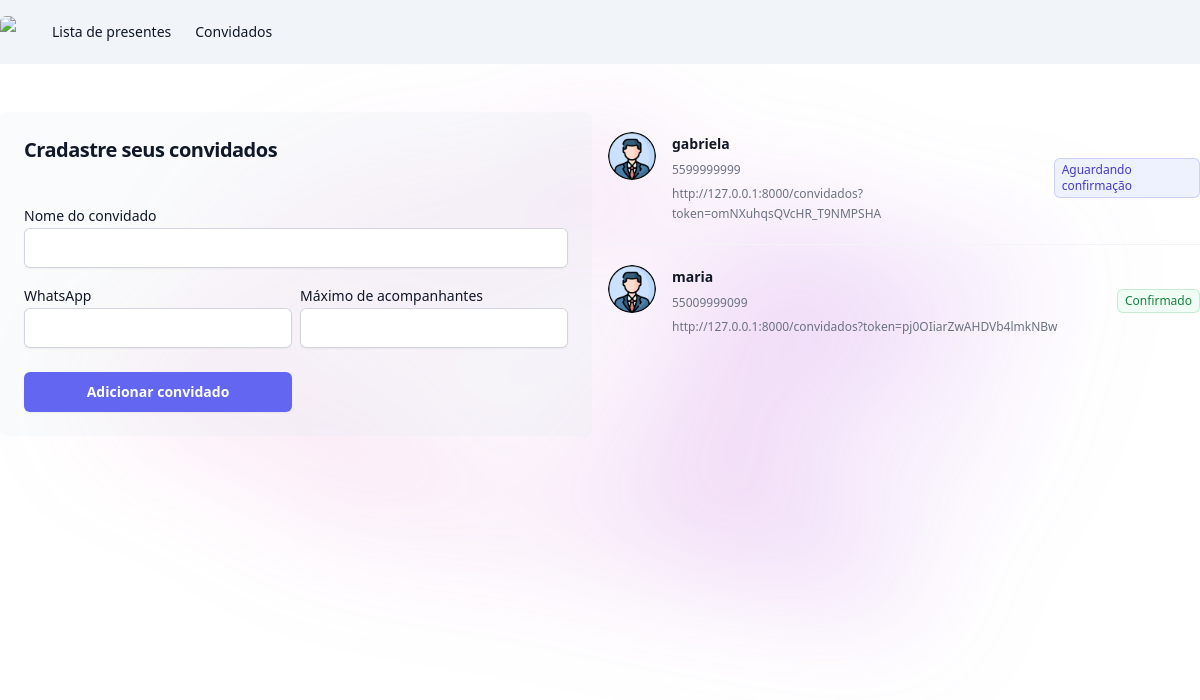
The app's page /noivos/lista_convidados, older data.
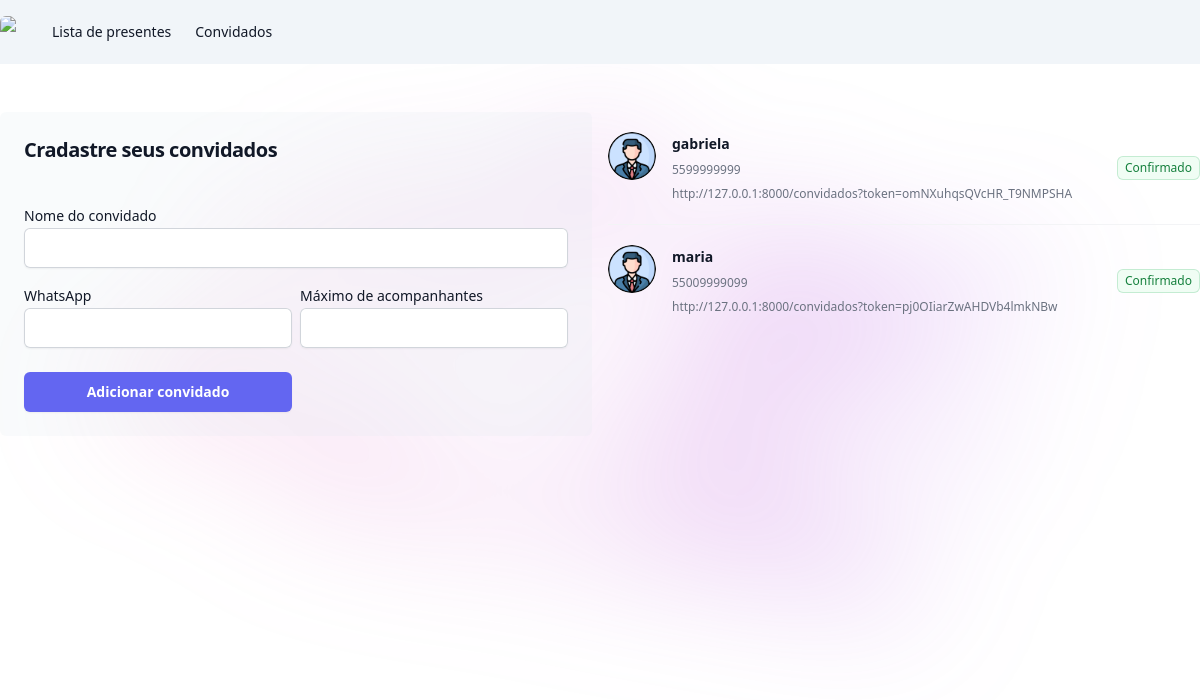
The same page, newer data.
### noivos/models.py (models this page shows, shortened)
class Convidados(models.Model):
    status_choices = (
        ('AC', 'Aguardando confirmação'),
        ('C', 'Confirmado'),
        ('R', 'Recusado')
    )
    nome_convidado = models.CharField(max_length=100)
    whatsapp = models.CharField(max_length=25, null=True, blank=True)
    maximo_acompanhantes = models.PositiveIntegerField(default=0)
    token = models.CharField(max_length=25)
    status = models.CharField(max_length=2, choices=status_choices, default='AC')
    @property
    def link_convite(self):
        return f'http://127.0.0.1:8000/convidados?token={self.token}'

### noivos/views.py (the view, shortened to what this page needs)
# urls.py: path('lista_convidados', views.lista_convidados, name='lista_convidados'),
def lista_convidados(request):
    if request.method == 'GET':
        convidados = Convidados.objects.all()
        return render(request, 'lista_convidados.html', {'convidados': convidados})

### noivos/templates/lista_convidados.html
{% extends "base.html" %}
{% load static %}
{% block 'body' %}
{% include "partials/navbar.html"%}
    <div class="max-w-7xl mx-auto mt-12">
        <div class="grid gap-4 grid-cols-2">
            <div class="bg-slate-200/20 p-6 rounded-md">
              <form action="{% url 'lista_convidados' %}" method="POST">{% csrf_token %}
                <h2 class="text-balance text-xl font-semibold tracking-tight text-gray-900">Cradastre seus convidados</h2>
                <br>
                <label class="mt-4 block text-sm leading-6 text-gray-900">Nome do convidado</label>
                <input type="text" name="nome_convidado" class="block w-full rounded-md border-0 px-3.5 py-2 text-gray-900 shadow-sm ring-1 ring-inset ring-gray-300 placeholder:text-gray-400 focus:ring-2 focus:ring-inset focus:ring-indigo-600 sm:text-sm sm:leading-6">
                <div class="grid grid-cols-2 gap-2">
                    <div>
                        <label class="mt-4 block text-sm leading-6 text-gray-900">WhatsApp</label>
                        <input type="text" name="whatsapp" class="block w-full rounded-md border-0 px-3.5 py-2 text-gray-900 shadow-sm ring-1 ring-inset ring-gray-300 placeholder:text-gray-400 focus:ring-2 focus:ring-inset focus:ring-indigo-600 sm:text-sm sm:leading-6">
                    </div>
                    <div>
                        <label class="mt-4 block text-sm leading-6 text-gray-900">Máximo de acompanhantes</label>
                        <input type="number" name="maximo_acompanhantes" class="block w-full rounded-md border-0 px-3.5 py-2 text-gray-900 shadow-sm ring-1 ring-inset ring-gray-300 placeholder:text-gray-400 focus:ring-2 focus:ring-inset focus:ring-indigo-600 sm:text-sm sm:leading-6">
                    </div>
                    <input type="submit" class="rounded-md mt-4 bg-indigo-500 px-3.5 py-2.5 text-sm font-semibold text-white shadow-sm hover:bg-indigo-400 focus-visible:outline focus-visible:outline-2 focus-visible:outline-offset-2 focus-visible:outline-indigo-400" value="Adicionar convidado">
                </div>
              </form>
            </div>
            <div>
                <ul role="list" class="divide-y divide-gray-100">
                    {% for convidado in convidados %}
                      <li class="flex items-center justify-between gap-x-6 py-5">
                        <div class="flex min-w-0 gap-x-4">
                          <img class="h-12 w-12 flex-none rounded-full bg-gray-50" src="{% static 'noivos/img/default.png' %}" alt="">
                          <div class="min-w-0 flex-auto">
                            <p class="text-sm font-semibold leading-6 text-gray-900">{{convidado.nome_convidado}}</p>
                            <p class="mt-1 truncate text-xs leading-5 text-gray-500">{{convidado.whatsapp}}</p>
                            <p class="mt-1 text-xs leading-5 text-gray-500">{{convidado.link_convite}}</p>
                          </div>
                        </div>
                        <span class="inline-flex items-center rounded-md px-2 py-1 text-xs font-medium ring-1 ring-inset {% if convidado.status == 'AC' %}text-indigo-700 bg-indigo-50 ring-indigo-600/20{% elif convidado.status == 'C'%}text-green-700 bg-green-50 ring-green-600/20{% else %}text-red-700 bg-red-50 ring-red-600/20{% endif %}">{{convidado.get_status_display}}</span>
                      </li>
                    {% endfor %}
                  </ul>
            </div>
        </div>
    </div>
{% endblock %}

Row changes from the older to the newer data that the page shows:
changed Convidados "gabriela": status "Aguardando confirmação" → "Confirmado"
